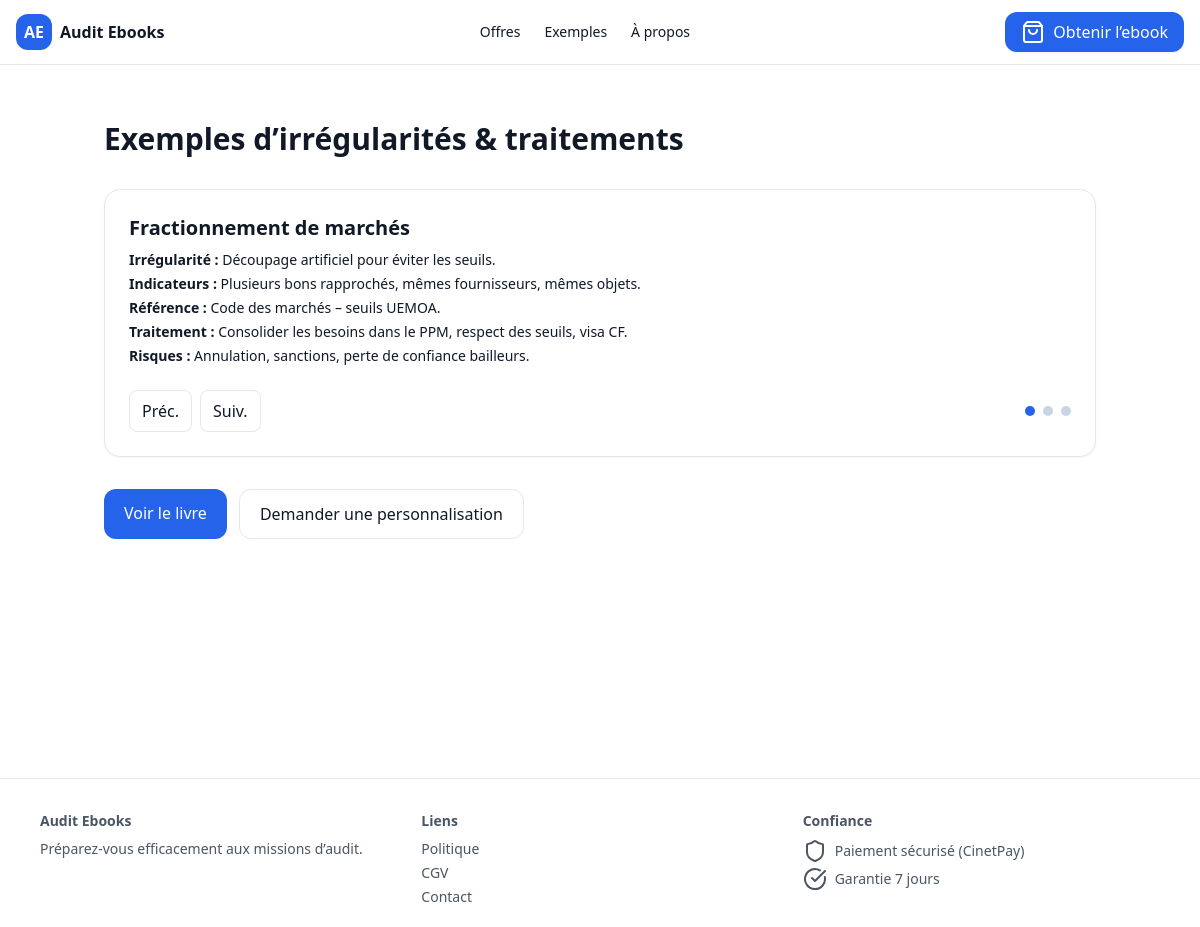
Page /exemples/ on the committed database.
### store/models.py (models this page shows, shortened)
class ExampleSlide(models.Model):
    product = models.ForeignKey(Product, on_delete=models.CASCADE, related_name="examples")
    title = models.CharField(max_length=200)
    irregularity = models.TextField()
    indicators = models.TextField(blank=True)
    legal_ref = models.CharField(max_length=300, blank=True)
    remedy = models.TextField()
    risks = models.TextField(blank=True)
    sample_doc_url = models.URLField(blank=True)
    image = models.ImageField(upload_to="examples/", blank=True, null=True)

### store/views.py (the view)
# urls.py: path("exemples/", views.examples, name="examples"),
def examples(request):
    product = Product.objects.filter(is_published=True).first()
    slides = ExampleSlide.objects.filter(product=product) if product else []
    return render(request, "store/examples.html", {"product": product, "slides": slides})

### store/templates/store/examples.html (shortened to what this page needs)
{% extends "store/base.html" %}
{% block content %}
<section class="py-14">
  <div class="max-w-5xl mx-auto px-4">
    <h1 class="text-3xl font-bold">Exemples d’irrégularités & traitements</h1>
  <div x-data="{i:0, n: {{ slides|length }}}" class="mt-8">
  <div class="relative rounded-2xl border p-6 bg-white shadow-sm">
    {% if slides %}
      {% for s in slides %}
        <div x-show="i==={{ forloop.counter0 }}" x-transition>
          <h2 class="text-xl font-semibold">{{ s.title }}</h2>
          <p class="mt-2 text-sm"><strong>Irrégularité :</strong> {{ s.irregularity }}</p>
          {% if s.indicators %}<p class="mt-1 text-sm"><strong>Indicateurs :</strong> {{ s.indicators }}</p>{% endif %}
          {% if s.legal_ref %}<p class="mt-1 text-sm"><strong>Référence :</strong> {{ s.legal_ref }}</p>{% endif %}
          <p class="mt-1 text-sm"><strong>Traitement :</strong> {{ s.remedy }}</p>
          {% if s.risks %}<p class="mt-1 text-sm"><strong>Risques :</strong> {{ s.risks }}</p>{% endif %}
        </div>
      {% endfor %}
    {% else %}
      <div class="py-8 text-center text-slate-500">Aucun exemple enregistré pour le moment.</div>
    {% endif %}
    <div class="mt-6 flex items-center justify-between">
      <div class="flex items-center gap-2">
        <button @click="i=(i-1+n)%n" class="px-3 py-2 rounded-lg border hover:bg-slate-50">Préc.</button>
        <button @click="i=(i+1)%n" class="px-3 py-2 rounded-lg border hover:bg-slate-50">Suiv.</button>
      </div>
      <div class="flex items-center gap-2">
        <template x-for="idx in [...Array(n).keys()]" :key="idx">
          <button @click="i=idx" class="h-2.5 w-2.5 rounded-full transition"
                  :class="i===idx ? 'bg-blue-600' : 'bg-slate-300'"></button>
        </template>
      </div>
    </div>
  </div>
</div>
    <div class="mt-8 flex gap-3">
      {% if product %}<a href="{% url 'store:product_detail' product.slug %}" class="px-5 py-3 rounded-xl bg-blue-600 text-white">Voir le livre</a>{% endif %}
      <a href="{% url 'store:offers' %}" class="px-5 py-3 rounded-xl border">Demander une personnalisation</a>
    </div>
  </div>
</section>
{% endblock %}

### store/templates/store/base.html (style rules this page uses)
html { font-family:Inter,ui-sans-serif,system-ui,-apple-system,"Segoe UI",Roboto,"Helvetica Neue",Arial,"Noto Sans","Apple Color Emoji","Segoe UI Emoji"; }

### rows in the picture
ExampleSlide: title "Fractionnement de marchés", irregularity "Découpage artificiel pour éviter les seuils.", indicators "Plusieurs bons rapprochés, mêmes fournisseurs, mêmes objets.", legal_ref "Code des marchés – seuils UEMOA.", remedy "Consolider les besoins dans le PPM, respect des seuils, visa CF.", risks "Annulation, sanctions, perte de confiance bailleurs."
